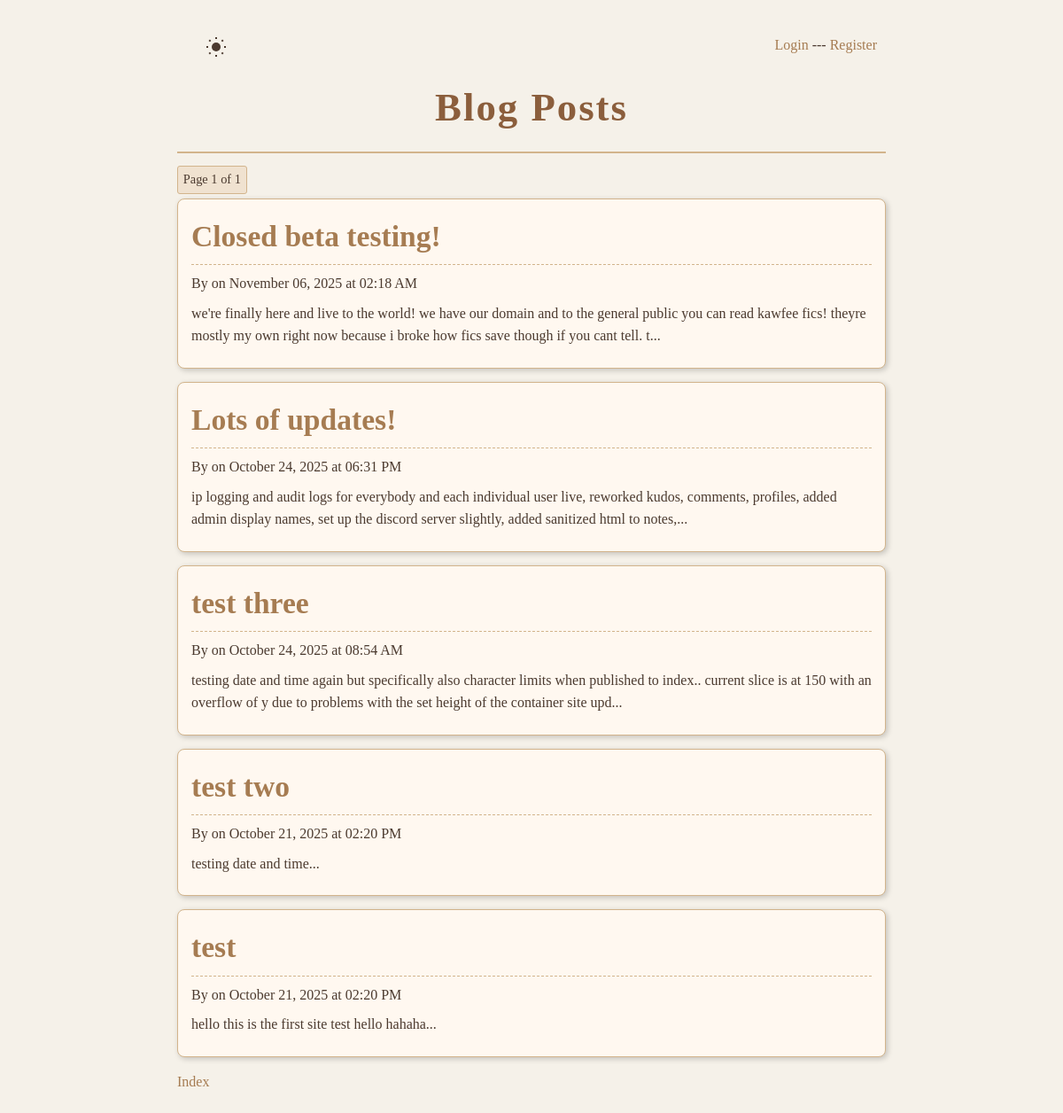
Page /blog on the committed database.
### tables this page shows
CREATE TABLE blog_posts (
    id INTEGER PRIMARY KEY AUTOINCREMENT,
    title TEXT,
    content TEXT,
    author TEXT,
    timestamp TEXT
);

### app.py (the view, shortened to what this page needs)
@app.route("/blog")
def blog():
    conn = get_db_connection()
    cursor = conn.cursor()
    cursor.execute("""
        SELECT bp.id, bp.title, bp.content, bp.timestamp, u.display_name, bp.author
        FROM blog_posts bp
        LEFT JOIN users u ON bp.author = u.username
    """)
    posts_rows = cursor.fetchall()
    conn.close()
    posts = []
    for row in posts_rows:
        display_name = (
            row["display_name"]
            if "display_name" in row and row["display_name"]
            else None
        )
        author_value = row["author"] if "author" in row else ""
        author_display = display_name if display_name else author_value
        timestamp_str = row["timestamp"]
        try:
            formatted_time = datetime.fromisoformat(timestamp_str).strftime(
                "%B %d, %Y at %I:%M %p"
            )
        except Exception:
            formatted_time = timestamp_str  # fallback if parsing fails
        posts.append(
            {
                "id": row["id"],
                "title": row["title"],
                "content": row["content"],
                "author": author_display,
                "timestamp": timestamp_str,
                "formatted_timestamp": formatted_time,
            }
        )
    posts.sort(key=lambda x: x["timestamp"], reverse=True)
    print(f"Number of posts in list: {len(posts)}")
    page = int(request.args.get("page", 1))
    per_page = 6
    total_posts = len(posts)
    total_pages = (total_posts + per_page - 1) // per_page
    start = (page - 1) * per_page
    end = start + per_page
    display_posts = posts[start:end]
    return render_template(
        "blog.html",
        posts=display_posts,
        is_admin=is_admin(),
        logged_in=logged_in(),
        current_page=page,
        total_pages=total_pages,
    )

### app.py (called while the page is built)
def get_db_connection():
    conn = sqlite3.connect("new.db", check_same_thread=False)
    conn.execute("PRAGMA busy_timeout = 30000")  # 30 seconds
    conn.row_factory = sqlite3.Row
    return conn

def logged_in():
    return "username" in session

def is_admin():
    if not is_logged_in():
        return False
    username = session["username"]
    user = get_user(username)
    if user:
        return user.get("is_admin", False)
    return False

def is_ip_banned(ip):
    conn = get_db_connection()
    result = conn.execute("SELECT 1 FROM banned_ips WHERE ip = ?", (ip,)).fetchone()
    conn.close()
    return result is not None

@app.before_request
def check_ban():
    print("Session data:", session)
    ip = request.remote_addr
    if is_ip_banned(ip):
        abort(403)

def is_logged_in():
    return "username" in session

### templates/blog.html (shortened to what this page needs)
<!doctype html>
<html>
    <head>
        <link
            rel="stylesheet"
            href="{{ url_for('static', filename='style.css') }}"
        />
    </head>
    <body>
        <div class="full-container">
            <div class="site-header">
                <button
                    type="button"
                    id="theme-toggle"
                    aria-label="Toggle dark mode"
                    style="
                        background: none;
                        border: none;
                        cursor: pointer;
                        display: flex;
                        align-items: center;
                    "
                >
                </button>
                {% if logged_in %}
                <p>
                    Logged in as
                    <a href="{{ url_for('profile') }}"
                        >{{ session.get('username', 'No username in session')
                        }}</a
                    >
                </p>
                {% else %}
                <p>
                    <a href="{{ url_for('login') }}">Login</a> ---
                    <a href="{{ url_for('register') }}">Register</a>
                </p>
                {% endif %}
            </div>
            <div class="container-2">
                <h1>Blog Posts</h1>
                <span style="height: 32px; margin-bottom: 5px"
                    >Page {{ current_page }} of {{ total_pages }}</span
                >
                {% for post in posts %}
                <div class="blog-card">
                    <h3>
                        <a
                            href="{{ url_for('view_blog_post', post_id=post.id) }}"
                            >{{ post.title }}</a
                        >
                    </h3>
                    <p>
                        By {{ post.author }} on {{ post.formatted_timestamp }}
                    </p>
                    <p>{{ post.content[:200] }}...</p>
                </div>
                {% else %}
                <p>No blog posts yet.</p>
                {% endfor %}
            </div>
            <div class="site-footer">
                <p>
                    <a href="{{ url_for('index') }}">Index</a>
                </p>
            </div>
        </div>
    </body>
</html>

### static/style.css (style rules this page uses)
:root { --bg-color: #f5f1e9; --text-color: #4b3a2f; --border-color: #d2b48c; --heading-color: #8b5e3c; --subheading-color: #6b4f3b; --subsubheading-color: #7b5e57; --span-bg: #f0e2d0; --input-bg: #fffaf0; --button-bg: #a67c52; --button-hover-bg: #8b6d3b; --link-color: #a67c52; --shadow-color: rgba(0, 0, 0, 0.2); --card-bg: #fff8f0; --card-border: #d2b48c; }
* { margin: 0; padding: 0; box-sizing: border-box; }
body { font-family: "Georgia", serif; background-color: var(--bg-color); color: var(--text-color); line-height: 1.6; padding: 20px; min-height: 100vh; background-image: radial-gradient( circle at 1px 1px, var(--bg-color) 1px, transparent 1px ), radial-gradient(circle at 4px 4px, var(--bg-color) 1px, transparent 1px); background-size: 20px 20px; }
.full-container { margin: 0 auto; max-width: 800px; }
h1 { font-family: "Palatino Linotype", "Book Antiqua", Palatino, serif; font-size: 2.8em; margin-bottom: 0.3em; letter-spacing: 2px; color: var(--heading-color); border-bottom: 2px solid var(--border-color); padding-bottom: 0.3em; text-align: center; }
h3 { font-family: "Georgia", serif; font-size: 1.4em; margin-top: 1.5em; margin-bottom: 0.5em; border-bottom: 1px dashed var(--border-color); padding-bottom: 0.2em; color: var(--subheading-color); }
p { margin: 0.5em 0; }
span { display: inline-block; background-color: var(--span-bg); border: 1px solid var(--card-border); border-radius: 3px; padding: 0.2em 0.4em; margin-right: 0.3em; font-size: 0.9em; font-family: "Georgia", serif; }
a { color: var(--link-color); text-decoration: none; }
button { background-color: var(--button-bg); color: #fff; border: none; padding: 0.7em 1.4em; border-radius: 4px; cursor: pointer; font-family: "Georgia", serif; font-size: 1em; transition: background-color 0.3s; }
.site-header { display: flex; justify-content: space-between; padding: 10px; }
#icon-sun, #icon-moon { color: var(--text-color); width: 24px; height: 24px; }
.blog-card { background-color: var(--card-bg); border: 1px solid var(--card-border); border-radius: 8px; padding: 15px; margin-bottom: 15px; box-shadow: 2px 2px 6px var(--shadow-color); }
.blog-card a { font-weight: bold; font-size: 1.5em; color: var(--link-color); text-decoration: none; }
.blog-card h3 { margin: 0; }

### rows in the picture
blog_posts: title "Closed beta testing!", formatted_timestamp "November 06, 2025 at 02:18 AM", content "we're finally here and live to the world! we have our domain and to the general public you can read kawfee fics! theyre mostly my own right now because i broke how fics save though if you cant tell. t"
blog_posts: title "Lots of updates!", formatted_timestamp "October 24, 2025 at 06:31 PM", content "ip logging and audit logs for everybody and each individual user live, reworked kudos, comments, profiles, added admin display names, set up the discord server slightly, added sanitized html to notes,"
blog_posts: title "test three", formatted_timestamp "October 24, 2025 at 08:54 AM", content "testing date and time again but specifically also character limits when published to index.. current slice is at 150 with an overflow of y due to problems with the set height of the container site upd"
blog_posts: title "test two", formatted_timestamp "October 21, 2025 at 02:20 PM", content "testing date and time"
blog_posts: title "test", formatted_timestamp "October 21, 2025 at 02:20 PM", content "hello this is the first site test hello hahaha"

### other values in the picture
{{ current_page }} "1"
{{ total_pages }} "1"
